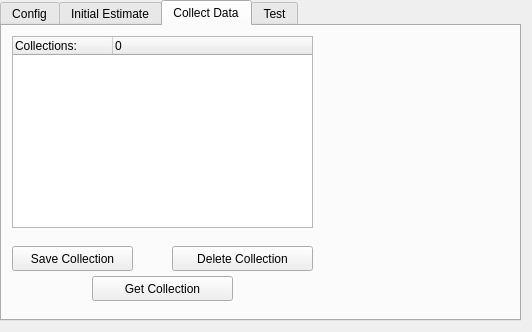
<?xml version="1.0" encoding="UTF-8"?>
<ui version="4.0">
 <class>CalibUI</class>
 <widget class="QWidget" name="CalibUI">
  <property name="geometry">
   <rect>
    <x>0</x>
    <y>0</y>
    <width>532</width>
    <height>332</height>
   </rect>
  </property>
  <property name="windowTitle">
   <string>FirstWidget</string>
  </property>
  <widget class="QTabWidget" name="mainTabs">
   <property name="geometry">
    <rect>
     <x>0</x>
     <y>0</y>
     <width>521</width>
     <height>321</height>
    </rect>
   </property>
   <property name="currentIndex">
    <number>2</number>
   </property>
   <widget class="QWidget" name="configTab">
    <attribute name="title">
     <string>Config</string>
    </attribute>
    <widget class="QTabWidget" name="configurationTabs">
     <property name="enabled">
      <bool>true</bool>
     </property>
     <property name="geometry">
      <rect>
       <x>0</x>
       <y>0</y>
       <width>511</width>
       <height>251</height>
      </rect>
     </property>
     <property name="currentIndex">
      <number>0</number>
     </property>
     <widget class="QWidget" name="miscellaneousParamsTab">
      <attribute name="title">
       <string>Misc</string>
      </attribute>
      <widget class="QTextEdit" name="paramDescriptionFileTextEdit">
       <property name="enabled">
        <bool>true</bool>
       </property>
       <property name="geometry">
        <rect>
         <x>130</x>
         <y>10</y>
         <width>371</width>
         <height>41</height>
        </rect>
       </property>
       <property name="sizePolicy">
        <sizepolicy hsizetype="Expanding" vsizetype="Expanding">
         <horstretch>0</horstretch>
         <verstretch>0</verstretch>
        </sizepolicy>
       </property>
       <property name="minimumSize">
        <size>
         <width>0</width>
         <height>0</height>
        </size>
       </property>
       <property name="maximumSize">
        <size>
         <width>16777215</width>
         <height>16777215</height>
        </size>
       </property>
       <property name="sizeIncrement">
        <size>
         <width>0</width>
         <height>-31072</height>
        </size>
       </property>
       <property name="baseSize">
        <size>
         <width>0</width>
         <height>0</height>
        </size>
       </property>
      </widget>
      <widget class="QLabel" name="paramBagFileLabel">
       <property name="geometry">
        <rect>
         <x>10</x>
         <y>60</y>
         <width>91</width>
         <height>17</height>
        </rect>
       </property>
       <property name="text">
        <string>bag_file</string>
       </property>
      </widget>
      <widget class="QLabel" name="paramAnchoredSensorLabel">
       <property name="geometry">
        <rect>
         <x>10</x>
         <y>140</y>
         <width>131</width>
         <height>17</height>
        </rect>
       </property>
       <property name="text">
        <string>anchored_sensor</string>
       </property>
      </widget>
      <widget class="QTextEdit" name="paramWorldLinkTextEdit">
       <property name="geometry">
        <rect>
         <x>130</x>
         <y>100</y>
         <width>371</width>
         <height>27</height>
        </rect>
       </property>
      </widget>
      <widget class="QTextEdit" name="paramAnchoredSensorTextEdit">
       <property name="geometry">
        <rect>
         <x>130</x>
         <y>140</y>
         <width>371</width>
         <height>27</height>
        </rect>
       </property>
      </widget>
      <widget class="QLabel" name="paramDescriptionFileLabel">
       <property name="geometry">
        <rect>
         <x>10</x>
         <y>20</y>
         <width>111</width>
         <height>17</height>
        </rect>
       </property>
       <property name="text">
        <string>description_file</string>
       </property>
      </widget>
      <widget class="QTextEdit" name="paramBagFileTextEdit">
       <property name="geometry">
        <rect>
         <x>130</x>
         <y>60</y>
         <width>371</width>
         <height>27</height>
        </rect>
       </property>
      </widget>
      <widget class="QLabel" name="paramWorldLinkLabel">
       <property name="geometry">
        <rect>
         <x>10</x>
         <y>100</y>
         <width>81</width>
         <height>17</height>
        </rect>
       </property>
       <property name="text">
        <string>world_link</string>
       </property>
      </widget>
      <widget class="QTextEdit" name="paramMaxDurationTextEdit">
       <property name="geometry">
        <rect>
         <x>130</x>
         <y>180</y>
         <width>371</width>
         <height>27</height>
        </rect>
       </property>
      </widget>
      <widget class="QLabel" name="paramMaxDurationLabel">
       <property name="geometry">
        <rect>
         <x>10</x>
         <y>177</y>
         <width>111</width>
         <height>51</height>
        </rect>
       </property>
       <property name="font">
        <font>
         <pointsize>11</pointsize>
        </font>
       </property>
       <property name="text">
        <string>max_duration_
between_msgs
</string>
       </property>
      </widget>
     </widget>
     <widget class="QWidget" name="calibrationPatternTab">
      <attribute name="title">
       <string>Calibration Pattern</string>
      </attribute>
      <widget class="QTextEdit" name="paramCalibPatLinkTextEdit">
       <property name="enabled">
        <bool>true</bool>
       </property>
       <property name="geometry">
        <rect>
         <x>91</x>
         <y>15</y>
         <width>121</width>
         <height>31</height>
        </rect>
       </property>
       <property name="sizePolicy">
        <sizepolicy hsizetype="Expanding" vsizetype="Expanding">
         <horstretch>0</horstretch>
         <verstretch>0</verstretch>
        </sizepolicy>
       </property>
       <property name="minimumSize">
        <size>
         <width>0</width>
         <height>0</height>
        </size>
       </property>
       <property name="maximumSize">
        <size>
         <width>16777215</width>
         <height>16777215</height>
        </size>
       </property>
       <property name="sizeIncrement">
        <size>
         <width>0</width>
         <height>-31072</height>
        </size>
       </property>
       <property name="baseSize">
        <size>
         <width>0</width>
         <height>0</height>
        </size>
       </property>
       <property name="font">
        <font>
         <pointsize>10</pointsize>
        </font>
       </property>
      </widget>
      <widget class="QLabel" name="paramCalibPatLinkLabel">
       <property name="geometry">
        <rect>
         <x>0</x>
         <y>22</y>
         <width>71</width>
         <height>17</height>
        </rect>
       </property>
       <property name="font">
        <font>
         <pointsize>11</pointsize>
        </font>
       </property>
       <property name="text">
        <string>Link:</string>
       </property>
      </widget>
      <widget class="QTextEdit" name="paramCalibPatParentLinkTextEdit">
       <property name="enabled">
        <bool>true</bool>
       </property>
       <property name="geometry">
        <rect>
         <x>91</x>
         <y>55</y>
         <width>121</width>
         <height>31</height>
        </rect>
       </property>
       <property name="sizePolicy">
        <sizepolicy hsizetype="Expanding" vsizetype="Expanding">
         <horstretch>0</horstretch>
         <verstretch>0</verstretch>
        </sizepolicy>
       </property>
       <property name="minimumSize">
        <size>
         <width>0</width>
         <height>0</height>
        </size>
       </property>
       <property name="maximumSize">
        <size>
         <width>16777215</width>
         <height>16777215</height>
        </size>
       </property>
       <property name="sizeIncrement">
        <size>
         <width>0</width>
         <height>-31072</height>
        </size>
       </property>
       <property name="baseSize">
        <size>
         <width>0</width>
         <height>0</height>
        </size>
       </property>
       <property name="font">
        <font>
         <pointsize>10</pointsize>
        </font>
       </property>
      </widget>
      <widget class="QLabel" name="paramCalibPatParentLinkLabel">
       <property name="geometry">
        <rect>
         <x>0</x>
         <y>62</y>
         <width>91</width>
         <height>17</height>
        </rect>
       </property>
       <property name="font">
        <font>
         <pointsize>11</pointsize>
        </font>
       </property>
       <property name="text">
        <string>Parent Link:</string>
       </property>
      </widget>
      <widget class="QLabel" name="paramCalibPatFixedLabel">
       <property name="geometry">
        <rect>
         <x>0</x>
         <y>102</y>
         <width>71</width>
         <height>17</height>
        </rect>
       </property>
       <property name="font">
        <font>
         <pointsize>11</pointsize>
        </font>
       </property>
       <property name="text">
        <string>Fixed:</string>
       </property>
      </widget>
      <widget class="QTextEdit" name="paramCalibPatFixedTextEdit">
       <property name="enabled">
        <bool>true</bool>
       </property>
       <property name="geometry">
        <rect>
         <x>91</x>
         <y>95</y>
         <width>121</width>
         <height>31</height>
        </rect>
       </property>
       <property name="sizePolicy">
        <sizepolicy hsizetype="Expanding" vsizetype="Expanding">
         <horstretch>0</horstretch>
         <verstretch>0</verstretch>
        </sizepolicy>
       </property>
       <property name="minimumSize">
        <size>
         <width>0</width>
         <height>0</height>
        </size>
       </property>
       <property name="maximumSize">
        <size>
         <width>16777215</width>
         <height>16777215</height>
        </size>
       </property>
       <property name="sizeIncrement">
        <size>
         <width>0</width>
         <height>-31072</height>
        </size>
       </property>
       <property name="baseSize">
        <size>
         <width>0</width>
         <height>0</height>
        </size>
       </property>
       <property name="font">
        <font>
         <pointsize>10</pointsize>
        </font>
       </property>
      </widget>
      <widget class="QLabel" name="paramCalibPatPatternTypeLabel">
       <property name="geometry">
        <rect>
         <x>0</x>
         <y>142</y>
         <width>100</width>
         <height>17</height>
        </rect>
       </property>
       <property name="font">
        <font>
         <pointsize>11</pointsize>
        </font>
       </property>
       <property name="text">
        <string>Pattern Type:</string>
       </property>
      </widget>
      <widget class="QTextEdit" name="paramCalibPatPatternTypeTextEdit">
       <property name="enabled">
        <bool>true</bool>
       </property>
       <property name="geometry">
        <rect>
         <x>91</x>
         <y>135</y>
         <width>121</width>
         <height>31</height>
        </rect>
       </property>
       <property name="sizePolicy">
        <sizepolicy hsizetype="Expanding" vsizetype="Expanding">
         <horstretch>0</horstretch>
         <verstretch>0</verstretch>
        </sizepolicy>
       </property>
       <property name="minimumSize">
        <size>
         <width>0</width>
         <height>0</height>
        </size>
       </property>
       <property name="maximumSize">
        <size>
         <width>16777215</width>
         <height>16777215</height>
        </size>
       </property>
       <property name="sizeIncrement">
        <size>
         <width>0</width>
         <height>-31072</height>
        </size>
       </property>
       <property name="baseSize">
        <size>
         <width>0</width>
         <height>0</height>
        </size>
       </property>
       <property name="font">
        <font>
         <pointsize>10</pointsize>
        </font>
       </property>
      </widget>
      <widget class="QLabel" name="paramCalibPatDictionaryLabel">
       <property name="geometry">
        <rect>
         <x>0</x>
         <y>182</y>
         <width>71</width>
         <height>17</height>
        </rect>
       </property>
       <property name="font">
        <font>
         <pointsize>11</pointsize>
        </font>
       </property>
       <property name="text">
        <string>Dictionary</string>
       </property>
      </widget>
      <widget class="QTextEdit" name="paramCalibPatDictionaryTextEdit">
       <property name="enabled">
        <bool>true</bool>
       </property>
       <property name="geometry">
        <rect>
         <x>91</x>
         <y>175</y>
         <width>121</width>
         <height>31</height>
        </rect>
       </property>
       <property name="sizePolicy">
        <sizepolicy hsizetype="Expanding" vsizetype="Expanding">
         <horstretch>0</horstretch>
         <verstretch>0</verstretch>
        </sizepolicy>
       </property>
       <property name="minimumSize">
        <size>
         <width>0</width>
         <height>0</height>
        </size>
       </property>
       <property name="maximumSize">
        <size>
         <width>16777215</width>
         <height>16777215</height>
        </size>
       </property>
       <property name="sizeIncrement">
        <size>
         <width>0</width>
         <height>-31072</height>
        </size>
       </property>
       <property name="baseSize">
        <size>
         <width>0</width>
         <height>0</height>
        </size>
       </property>
       <property name="font">
        <font>
         <pointsize>10</pointsize>
        </font>
       </property>
      </widget>
      <widget class="QLabel" name="paramCalibPatInnerSizeLabel">
       <property name="geometry">
        <rect>
         <x>220</x>
         <y>182</y>
         <width>91</width>
         <height>17</height>
        </rect>
       </property>
       <property name="font">
        <font>
         <pointsize>11</pointsize>
        </font>
       </property>
       <property name="text">
        <string>Inner Size:</string>
       </property>
      </widget>
      <widget class="QTextEdit" name="paramCalibPatMeshFileTextEdit">
       <property name="enabled">
        <bool>true</bool>
       </property>
       <property name="geometry">
        <rect>
         <x>301</x>
         <y>15</y>
         <width>201</width>
         <height>31</height>
        </rect>
       </property>
       <property name="sizePolicy">
        <sizepolicy hsizetype="Expanding" vsizetype="Expanding">
         <horstretch>0</horstretch>
         <verstretch>0</verstretch>
        </sizepolicy>
       </property>
       <property name="minimumSize">
        <size>
         <width>0</width>
         <height>0</height>
        </size>
       </property>
       <property name="maximumSize">
        <size>
         <width>16777215</width>
         <height>16777215</height>
        </size>
       </property>
       <property name="sizeIncrement">
        <size>
         <width>0</width>
         <height>-31072</height>
        </size>
       </property>
       <property name="baseSize">
        <size>
         <width>0</width>
         <height>0</height>
        </size>
       </property>
       <property name="font">
        <font>
         <pointsize>9</pointsize>
        </font>
       </property>
      </widget>
      <widget class="QLabel" name="paramCalibPatMeshFileLabel">
       <property name="geometry">
        <rect>
         <x>220</x>
         <y>22</y>
         <width>81</width>
         <height>17</height>
        </rect>
       </property>
       <property name="font">
        <font>
         <pointsize>11</pointsize>
        </font>
       </property>
       <property name="text">
        <string>Mesh File:</string>
       </property>
      </widget>
      <widget class="QLabel" name="paramCalibPatBorderSizeLabel">
       <property name="geometry">
        <rect>
         <x>220</x>
         <y>62</y>
         <width>81</width>
         <height>17</height>
        </rect>
       </property>
       <property name="font">
        <font>
         <pointsize>11</pointsize>
        </font>
       </property>
       <property name="text">
        <string>Border Size:</string>
       </property>
      </widget>
      <widget class="QTextEdit" name="paramCalibPatInnerSizeTextEdit">
       <property name="enabled">
        <bool>true</bool>
       </property>
       <property name="geometry">
        <rect>
         <x>301</x>
         <y>175</y>
         <width>201</width>
         <height>31</height>
        </rect>
       </property>
       <property name="sizePolicy">
        <sizepolicy hsizetype="Expanding" vsizetype="Expanding">
         <horstretch>0</horstretch>
         <verstretch>0</verstretch>
        </sizepolicy>
       </property>
       <property name="minimumSize">
        <size>
         <width>0</width>
         <height>0</height>
        </size>
       </property>
       <property name="maximumSize">
        <size>
         <width>16777215</width>
         <height>16777215</height>
        </size>
       </property>
       <property name="sizeIncrement">
        <size>
         <width>0</width>
         <height>-31072</height>
        </size>
       </property>
       <property name="baseSize">
        <size>
         <width>0</width>
         <height>0</height>
        </size>
       </property>
       <property name="font">
        <font>
         <pointsize>10</pointsize>
        </font>
       </property>
      </widget>
      <widget class="QTextEdit" name="paramCalibPatSizeTextEdit">
       <property name="enabled">
        <bool>true</bool>
       </property>
       <property name="geometry">
        <rect>
         <x>301</x>
         <y>135</y>
         <width>201</width>
         <height>31</height>
        </rect>
       </property>
       <property name="sizePolicy">
        <sizepolicy hsizetype="Expanding" vsizetype="Expanding">
         <horstretch>0</horstretch>
         <verstretch>0</verstretch>
        </sizepolicy>
       </property>
       <property name="minimumSize">
        <size>
         <width>0</width>
         <height>0</height>
        </size>
       </property>
       <property name="maximumSize">
        <size>
         <width>16777215</width>
         <height>16777215</height>
        </size>
       </property>
       <property name="sizeIncrement">
        <size>
         <width>0</width>
         <height>-31072</height>
        </size>
       </property>
       <property name="baseSize">
        <size>
         <width>0</width>
         <height>0</height>
        </size>
       </property>
       <property name="font">
        <font>
         <pointsize>10</pointsize>
        </font>
       </property>
      </widget>
      <widget class="QLabel" name="paramCalibPatDimensionLabel">
       <property name="geometry">
        <rect>
         <x>220</x>
         <y>102</y>
         <width>81</width>
         <height>17</height>
        </rect>
       </property>
       <property name="font">
        <font>
         <pointsize>11</pointsize>
        </font>
       </property>
       <property name="text">
        <string>Dimension:</string>
       </property>
      </widget>
      <widget class="QTextEdit" name="paramCalibPatDimensionXTextEdit">
       <property name="enabled">
        <bool>true</bool>
       </property>
       <property name="geometry">
        <rect>
         <x>313</x>
         <y>90</y>
         <width>81</width>
         <height>31</height>
        </rect>
       </property>
       <property name="sizePolicy">
        <sizepolicy hsizetype="Expanding" vsizetype="Expanding">
         <horstretch>0</horstretch>
         <verstretch>0</verstretch>
        </sizepolicy>
       </property>
       <property name="minimumSize">
        <size>
         <width>0</width>
         <height>0</height>
        </size>
       </property>
       <property name="maximumSize">
        <size>
         <width>16777215</width>
         <height>16777215</height>
        </size>
       </property>
       <property name="sizeIncrement">
        <size>
         <width>0</width>
         <height>-31072</height>
        </size>
       </property>
       <property name="baseSize">
        <size>
         <width>0</width>
         <height>0</height>
        </size>
       </property>
       <property name="font">
        <font>
         <pointsize>10</pointsize>
        </font>
       </property>
      </widget>
      <widget class="QTextEdit" name="paramCalibPatBorderSizeTextEdit">
       <property name="enabled">
        <bool>true</bool>
       </property>
       <property name="geometry">
        <rect>
         <x>301</x>
         <y>55</y>
         <width>201</width>
         <height>31</height>
        </rect>
       </property>
       <property name="sizePolicy">
        <sizepolicy hsizetype="Expanding" vsizetype="Expanding">
         <horstretch>0</horstretch>
         <verstretch>0</verstretch>
        </sizepolicy>
       </property>
       <property name="minimumSize">
        <size>
         <width>0</width>
         <height>0</height>
        </size>
       </property>
       <property name="maximumSize">
        <size>
         <width>16777215</width>
         <height>16777215</height>
        </size>
       </property>
       <property name="sizeIncrement">
        <size>
         <width>0</width>
         <height>-31072</height>
        </size>
       </property>
       <property name="baseSize">
        <size>
         <width>0</width>
         <height>0</height>
        </size>
       </property>
       <property name="font">
        <font>
         <pointsize>10</pointsize>
        </font>
       </property>
      </widget>
      <widget class="QLabel" name="paramCalibPatSizeLabel">
       <property name="geometry">
        <rect>
         <x>220</x>
         <y>142</y>
         <width>61</width>
         <height>17</height>
        </rect>
       </property>
       <property name="font">
        <font>
         <pointsize>11</pointsize>
        </font>
       </property>
       <property name="text">
        <string>Size:</string>
       </property>
      </widget>
      <widget class="QTextEdit" name="paramCalibPatDimensionYTextEdit">
       <property name="enabled">
        <bool>true</bool>
       </property>
       <property name="geometry">
        <rect>
         <x>421</x>
         <y>90</y>
         <width>81</width>
         <height>31</height>
        </rect>
       </property>
       <property name="sizePolicy">
        <sizepolicy hsizetype="Expanding" vsizetype="Expanding">
         <horstretch>0</horstretch>
         <verstretch>0</verstretch>
        </sizepolicy>
       </property>
       <property name="minimumSize">
        <size>
         <width>0</width>
         <height>0</height>
        </size>
       </property>
       <property name="maximumSize">
        <size>
         <width>16777215</width>
         <height>16777215</height>
        </size>
       </property>
       <property name="sizeIncrement">
        <size>
         <width>0</width>
         <height>-31072</height>
        </size>
       </property>
       <property name="baseSize">
        <size>
         <width>0</width>
         <height>0</height>
        </size>
       </property>
       <property name="font">
        <font>
         <pointsize>10</pointsize>
        </font>
       </property>
      </widget>
      <widget class="QLabel" name="paramCalibPatDimensionLabel_2">
       <property name="geometry">
        <rect>
         <x>301</x>
         <y>102</y>
         <width>21</width>
         <height>17</height>
        </rect>
       </property>
       <property name="font">
        <font>
         <pointsize>11</pointsize>
        </font>
       </property>
       <property name="text">
        <string>x:</string>
       </property>
      </widget>
      <widget class="QLabel" name="paramCalibPatDimensionLabel_3">
       <property name="geometry">
        <rect>
         <x>410</x>
         <y>102</y>
         <width>21</width>
         <height>17</height>
        </rect>
       </property>
       <property name="font">
        <font>
         <pointsize>11</pointsize>
        </font>
       </property>
       <property name="text">
        <string>y:</string>
       </property>
      </widget>
     </widget>
     <widget class="QWidget" name="sensorsTab">
      <attribute name="title">
       <string>Sensors</string>
      </attribute>
      <widget class="QTextEdit" name="paramSensorsLinkTextEdit">
       <property name="geometry">
        <rect>
         <x>100</x>
         <y>10</y>
         <width>221</width>
         <height>35</height>
        </rect>
       </property>
       <property name="sizePolicy">
        <sizepolicy hsizetype="Expanding" vsizetype="Expanding">
         <horstretch>0</horstretch>
         <verstretch>0</verstretch>
        </sizepolicy>
       </property>
       <property name="maximumSize">
        <size>
         <width>16777215</width>
         <height>16777215</height>
        </size>
       </property>
      </widget>
      <widget class="QTextEdit" name="paramSensorsParentLinkTextEdit">
       <property name="geometry">
        <rect>
         <x>100</x>
         <y>60</y>
         <width>221</width>
         <height>35</height>
        </rect>
       </property>
      </widget>
      <widget class="QTextEdit" name="paramSensorsChildLinkTextEdit">
       <property name="geometry">
        <rect>
         <x>100</x>
         <y>110</y>
         <width>221</width>
         <height>35</height>
        </rect>
       </property>
      </widget>
      <widget class="QTextEdit" name="paramSensorsTopicNameTextEdit">
       <property name="geometry">
        <rect>
         <x>100</x>
         <y>160</y>
         <width>221</width>
         <height>35</height>
        </rect>
       </property>
      </widget>
      <widget class="QLabel" name="paramSensorsTopicNameLabel">
       <property name="geometry">
        <rect>
         <x>10</x>
         <y>170</y>
         <width>91</width>
         <height>17</height>
        </rect>
       </property>
       <property name="text">
        <string>Topic Name</string>
       </property>
      </widget>
      <widget class="QLabel" name="paramSensorsLinkLabel">
       <property name="geometry">
        <rect>
         <x>10</x>
         <y>20</y>
         <width>67</width>
         <height>17</height>
        </rect>
       </property>
       <property name="text">
        <string>Link</string>
       </property>
      </widget>
      <widget class="QLabel" name="paramSensorsChildLinkLabel">
       <property name="geometry">
        <rect>
         <x>10</x>
         <y>120</y>
         <width>67</width>
         <height>17</height>
        </rect>
       </property>
       <property name="text">
        <string>Child Link</string>
       </property>
      </widget>
      <widget class="QLabel" name="paramSensorsParentLinkLabel">
       <property name="geometry">
        <rect>
         <x>10</x>
         <y>70</y>
         <width>81</width>
         <height>17</height>
        </rect>
       </property>
       <property name="text">
        <string>Parent Link</string>
       </property>
      </widget>
      <widget class="QComboBox" name="sensorsComboBox">
       <property name="geometry">
        <rect>
         <x>340</x>
         <y>10</y>
         <width>161</width>
         <height>25</height>
        </rect>
       </property>
      </widget>
     </widget>
    </widget>
    <widget class="QPushButton" name="configWriteButton">
     <property name="geometry">
      <rect>
       <x>40</x>
       <y>260</y>
       <width>81</width>
       <height>25</height>
      </rect>
     </property>
     <property name="text">
      <string>Write</string>
     </property>
    </widget>
    <widget class="QPushButton" name="configLoadButton">
     <property name="geometry">
      <rect>
       <x>408</x>
       <y>260</y>
       <width>101</width>
       <height>25</height>
      </rect>
     </property>
     <property name="text">
      <string>Load file</string>
     </property>
    </widget>
   </widget>
   <widget class="QWidget" name="initEstimateTab">
    <attribute name="title">
     <string>Initial Estimate</string>
    </attribute>
    <widget class="QPushButton" name="initEstimateSaveButton">
     <property name="geometry">
      <rect>
       <x>10</x>
       <y>220</y>
       <width>71</width>
       <height>30</height>
      </rect>
     </property>
     <property name="text">
      <string>Save</string>
     </property>
    </widget>
    <widget class="QPushButton" name="initEstimateResetAllButton">
     <property name="geometry">
      <rect>
       <x>100</x>
       <y>220</y>
       <width>81</width>
       <height>30</height>
      </rect>
     </property>
     <property name="text">
      <string>Reset All</string>
     </property>
    </widget>
    <widget class="QLabel" name="initEstimateSensorLabel">
     <property name="geometry">
      <rect>
       <x>10</x>
       <y>180</y>
       <width>121</width>
       <height>17</height>
      </rect>
     </property>
     <property name="text">
      <string>Selected Sensor:</string>
     </property>
    </widget>
    <widget class="QPushButton" name="initEstimateResetSensorButton">
     <property name="geometry">
      <rect>
       <x>200</x>
       <y>220</y>
       <width>101</width>
       <height>30</height>
      </rect>
     </property>
     <property name="text">
      <string>Reset Sensor</string>
     </property>
    </widget>
    <widget class="QTableWidget" name="tableWidget">
     <property name="geometry">
      <rect>
       <x>10</x>
       <y>10</y>
       <width>291</width>
       <height>161</height>
      </rect>
     </property>
     <property name="lineWidth">
      <number>0</number>
     </property>
     <attribute name="horizontalHeaderCascadingSectionResizes">
      <bool>false</bool>
     </attribute>
    </widget>
    <widget class="QLabel" name="initEstimateSensorLabel2">
     <property name="geometry">
      <rect>
       <x>130</x>
       <y>180</y>
       <width>171</width>
       <height>17</height>
      </rect>
     </property>
     <property name="text">
      <string>(none)</string>
     </property>
    </widget>
    <widget class="QGroupBox" name="initeEstimateGroupBox">
     <property name="geometry">
      <rect>
       <x>320</x>
       <y>10</y>
       <width>180</width>
       <height>211</height>
      </rect>
     </property>
     <property name="title">
      <string>Sensor Pose</string>
     </property>
     <widget class="QLabel" name="initEstimatePoseXLabel">
      <property name="geometry">
       <rect>
        <x>15</x>
        <y>35</y>
        <width>20</width>
        <height>15</height>
       </rect>
      </property>
      <property name="text">
       <string>x:</string>
      </property>
     </widget>
     <widget class="QLabel" name="initEstimatePoseYLabel">
      <property name="geometry">
       <rect>
        <x>15</x>
        <y>65</y>
        <width>20</width>
        <height>15</height>
       </rect>
      </property>
      <property name="text">
       <string>y:</string>
      </property>
     </widget>
     <widget class="QLabel" name="initEstimatePoseZLabel">
      <property name="geometry">
       <rect>
        <x>15</x>
        <y>95</y>
        <width>20</width>
        <height>15</height>
       </rect>
      </property>
      <property name="text">
       <string>z:</string>
      </property>
     </widget>
     <widget class="QLabel" name="initEstimatePoseRollLabel">
      <property name="geometry">
       <rect>
        <x>15</x>
        <y>125</y>
        <width>20</width>
        <height>15</height>
       </rect>
      </property>
      <property name="text">
       <string>r:</string>
      </property>
     </widget>
     <widget class="QLabel" name="initEstimatePosePitchLabel">
      <property name="geometry">
       <rect>
        <x>15</x>
        <y>155</y>
        <width>20</width>
        <height>15</height>
       </rect>
      </property>
      <property name="text">
       <string>p:</string>
      </property>
     </widget>
     <widget class="QLabel" name="initEstimatePoseYawLabel">
      <property name="geometry">
       <rect>
        <x>15</x>
        <y>185</y>
        <width>20</width>
        <height>15</height>
       </rect>
      </property>
      <property name="text">
       <string>y:</string>
      </property>
     </widget>
     <widget class="QDoubleSpinBox" name="initEstimatePoseXDoubleSpinBox">
      <property name="geometry">
       <rect>
        <x>40</x>
        <y>30</y>
        <width>85</width>
        <height>25</height>
       </rect>
      </property>
      <property name="minimum">
       <double>-1000.000000000000000</double>
      </property>
      <property name="maximum">
       <double>1000.000000000000000</double>
      </property>
      <property name="singleStep">
       <double>0.050000000000000</double>
      </property>
     </widget>
     <widget class="QDoubleSpinBox" name="initEstimatePoseYDoubleSpinBox">
      <property name="geometry">
       <rect>
        <x>40</x>
        <y>60</y>
        <width>85</width>
        <height>25</height>
       </rect>
      </property>
      <property name="minimum">
       <double>-1000.000000000000000</double>
      </property>
      <property name="maximum">
       <double>1000.000000000000000</double>
      </property>
      <property name="singleStep">
       <double>0.050000000000000</double>
      </property>
     </widget>
     <widget class="QDoubleSpinBox" name="initEstimatePoseZDoubleSpinBox">
      <property name="geometry">
       <rect>
        <x>40</x>
        <y>90</y>
        <width>85</width>
        <height>25</height>
       </rect>
      </property>
      <property name="minimum">
       <double>-1000.000000000000000</double>
      </property>
      <property name="maximum">
       <double>1000.000000000000000</double>
      </property>
      <property name="singleStep">
       <double>0.050000000000000</double>
      </property>
     </widget>
     <widget class="QDoubleSpinBox" name="initEstimatePoseRollDoubleSpinBox">
      <property name="geometry">
       <rect>
        <x>40</x>
        <y>120</y>
        <width>85</width>
        <height>25</height>
       </rect>
      </property>
      <property name="minimum">
       <double>-1000.000000000000000</double>
      </property>
      <property name="maximum">
       <double>1000.000000000000000</double>
      </property>
      <property name="singleStep">
       <double>0.050000000000000</double>
      </property>
     </widget>
     <widget class="QDoubleSpinBox" name="initEstimatePosePitchDoubleSpinBox">
      <property name="geometry">
       <rect>
        <x>40</x>
        <y>150</y>
        <width>85</width>
        <height>25</height>
       </rect>
      </property>
      <property name="minimum">
       <double>-1000.000000000000000</double>
      </property>
      <property name="maximum">
       <double>1000.000000000000000</double>
      </property>
      <property name="singleStep">
       <double>0.050000000000000</double>
      </property>
     </widget>
     <widget class="QDoubleSpinBox" name="initEstimatePoseYawDoubleSpinBox">
      <property name="geometry">
       <rect>
        <x>40</x>
        <y>180</y>
        <width>85</width>
        <height>25</height>
       </rect>
      </property>
      <property name="minimum">
       <double>-1000.000000000000000</double>
      </property>
      <property name="maximum">
       <double>1000.000000000000000</double>
      </property>
      <property name="singleStep">
       <double>0.050000000000000</double>
      </property>
     </widget>
    </widget>
    <widget class="QPushButton" name="initEstimateSensorPoseButton">
     <property name="geometry">
      <rect>
       <x>398</x>
       <y>220</y>
       <width>102</width>
       <height>30</height>
      </rect>
     </property>
     <property name="text">
      <string>Set Pose</string>
     </property>
    </widget>
   </widget>
   <widget class="QWidget" name="dataCollectTab">
    <attribute name="title">
     <string>Collect Data</string>
    </attribute>
    <widget class="QPushButton" name="collectDataSaveButton">
     <property name="geometry">
      <rect>
       <x>10</x>
       <y>220</y>
       <width>121</width>
       <height>25</height>
      </rect>
     </property>
     <property name="text">
      <string>Save Collection</string>
     </property>
    </widget>
    <widget class="QPushButton" name="collectDataDeleteButton">
     <property name="geometry">
      <rect>
       <x>170</x>
       <y>220</y>
       <width>141</width>
       <height>25</height>
      </rect>
     </property>
     <property name="text">
      <string>Delete Collection</string>
     </property>
    </widget>
    <widget class="QTreeWidget" name="treeWidget">
     <property name="geometry">
      <rect>
       <x>10</x>
       <y>10</y>
       <width>301</width>
       <height>192</height>
      </rect>
     </property>
     <column>
      <property name="text">
       <string>Collections:</string>
      </property>
     </column>
     <column>
      <property name="text">
       <string>0</string>
      </property>
     </column>
    </widget>
    <widget class="QPushButton" name="collectDataGetCollectionButton">
     <property name="geometry">
      <rect>
       <x>90</x>
       <y>250</y>
       <width>141</width>
       <height>25</height>
      </rect>
     </property>
     <property name="text">
      <string>Get Collection</string>
     </property>
    </widget>
   </widget>
   <widget class="QWidget" name="widget">
    <attribute name="title">
     <string>Test</string>
    </attribute>
   </widget>
  </widget>
 </widget>
 <resources/>
 <connections/>
</ui>
